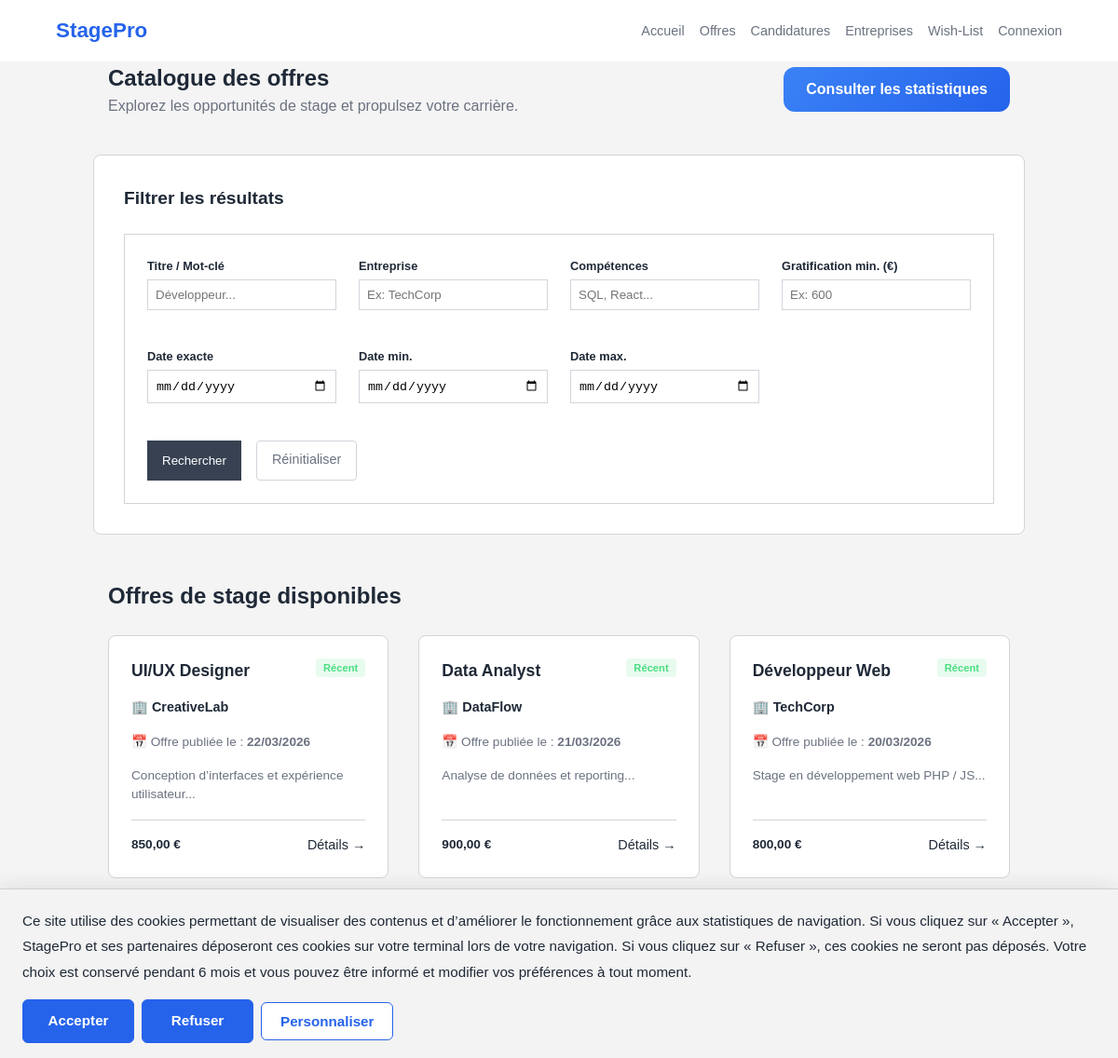
Screenshot of /index.php?page=offres with the database file from the repository.
### tables this page shows
CREATE TABLE `offres` (
  `id` int(11) NOT NULL,
  `entreprise_id` int(11) NOT NULL,
  `titre` varchar(150) NOT NULL,
  `description` text NOT NULL,
  `competences` text DEFAULT NULL,
  `localite` varchar(255) DEFAULT NULL,
  `duree` varchar(100) DEFAULT NULL,
  `nb_places` int(11) DEFAULT 1,
  `remuneration` decimal(10,2) DEFAULT NULL,
  `date_offre` date NOT NULL,
  `created_at` timestamp NOT NULL DEFAULT current_timestamp()
);

CREATE TABLE `entreprises` (
  `id` int(11) NOT NULL,
  `nom` varchar(150) NOT NULL,
  `description` text DEFAULT NULL,
  `email_contact` varchar(150) DEFAULT NULL,
  `telephone_contact` varchar(30) DEFAULT NULL,
  `created_at` timestamp NOT NULL DEFAULT current_timestamp()
);

### app/Controllers/OffreController.php (called while the page is built, shortened)
<?php
require_once __DIR__ . '/../Models/Offre.php';
class OffreController {
    private $model;
    public function __construct() {
        $this->model = new Offre();
    }
    public function index() {
        $filters = [
            'titre'        => trim($_GET['titre'] ?? ''),
            'entreprise'   => trim($_GET['entreprise'] ?? ''),
            'competences'  => trim($_GET['competences'] ?? ''),
            'remuneration' => trim($_GET['remuneration'] ?? ''),
            'date_offre'   => trim($_GET['date_offre'] ?? ''),
            'date_debut'   => trim($_GET['date_debut'] ?? ''),
            'date_fin'     => trim($_GET['date_fin'] ?? '')
        ];
        $hasFilters = !empty(array_filter($filters, fn($value) => $value !== ''));
        $offres = $hasFilters ? $this->model->search($filters) : $this->model->findAll();
        include __DIR__ . '/../Views/layout/header.php';
        include __DIR__ . '/../Views/offres/liste.php';
        include __DIR__ . '/../Views/layout/footer.php';
    }
}

### config/Database.php (called while the page is built)
<?php
class Database {
    private static $instance = null;
    public static function getConnection() {
        if (self::$instance === null) {
            try {
                self::$instance = new PDO(
                    "mysql:host=localhost;dbname=stagepro;charset=utf8",
                    "root",
                    ""
                );
                self::$instance->setAttribute(PDO::ATTR_ERRMODE, PDO::ERRMODE_EXCEPTION);
                self::$instance->setAttribute(PDO::ATTR_DEFAULT_FETCH_MODE, PDO::FETCH_ASSOC);
            } catch (PDOException $e) {
                die("Erreur de connexion : " . $e->getMessage());
            }
        }
        return self::$instance;
    }
}

### app/Models/Offre.php (called while the page is built, shortened)
<?php
require_once __DIR__ . '/../../config/Database.php';
class Offre {
    private PDO $pdo;
    public function __construct() {
        $this->pdo = Database::getConnection();
    }
    public function findAll(): array {
        $sql = "SELECT o.*, e.nom AS entreprise_nom
                FROM offres o
                LEFT JOIN entreprises e ON o.entreprise_id = e.id
                ORDER BY o.date_offre DESC, o.id DESC";
        $stmt = $this->pdo->query($sql);
        return $stmt->fetchAll(PDO::FETCH_ASSOC);
    }
}

### app/Views/offres/liste.php (the view, shortened to what this page needs)
<section>
  <div style="display: flex; justify-content: space-between; align-items: center;">
    <div>
      <h1>Catalogue des offres</h1>
      <p style="color: var(--text-muted);">Explorez les opportunités de stage et propulsez votre carrière.</p>
    </div>
    <div style="display: flex; gap: 1rem;">
        <a href="index.php?page=offres-stats" class="btn-cta">Consulter les statistiques</a>
    </div>
  </div>
</section>
<section style="margin-top: 2rem; background: var(--surface); padding: 2rem; border-radius: 8px; border: 1px solid var(--border);">
  <h2 style="margin-bottom: 1.5rem; font-size: 1.2rem; color: var(--accent-blue);">Filtrer les résultats</h2>
  <form action="index.php" method="get">
    <div style="display: grid; grid-template-columns: repeat(auto-fit, minmax(180px, 1fr)); gap: 1.5rem;">
      <div class="form-group">
        <label for="titre">Titre / Mot-clé</label>
        <input type="search" id="titre" name="titre" placeholder="Développeur..." value="<?= htmlspecialchars($_GET['titre'] ?? '') ?>">
      </div>
      <div class="form-group">
        <label for="entreprise">Entreprise</label>
        <input type="text" id="entreprise" name="entreprise" placeholder="Ex: TechCorp" value="<?= htmlspecialchars($_GET['entreprise'] ?? '') ?>">
      </div>
      <div class="form-group">
        <label for="competences">Compétences</label>
        <input type="text" id="competences" name="competences" placeholder="SQL, React..." value="<?= htmlspecialchars($_GET['competences'] ?? '') ?>">
      </div>
      <div class="form-group">
        <label for="remuneration">Gratification min. (€)</label>
        <input type="number" id="remuneration" name="remuneration" min="0" placeholder="Ex: 600" value="<?= htmlspecialchars($_GET['remuneration'] ?? '') ?>">
      </div>
      <div class="form-group">
        <label for="date_offre">Date exacte</label>
        <input type="date" id="date_offre" name="date_offre" value="<?= htmlspecialchars($_GET['date_offre'] ?? '') ?>">
      </div>
      <div class="form-group">
        <label for="date_debut">Date min.</label>
        <input type="date" id="date_debut" name="date_debut" value="<?= htmlspecialchars($_GET['date_debut'] ?? '') ?>">
      </div>
      <div class="form-group">
        <label for="date_fin">Date max.</label>
        <input type="date" id="date_fin" name="date_fin" value="<?= htmlspecialchars($_GET['date_fin'] ?? '') ?>">
      </div>
    </div>
    <div style="margin-top: 1.5rem; display: flex; gap: 1rem;">
      <button type="submit">Rechercher</button>
      <a href="index.php?page=offres" style="text-decoration: none; padding: 0.6rem 1rem; border: 1px solid var(--border); color: var(--text-muted); border-radius: 4px; font-size: 0.9rem;">Réinitialiser</a>
    </div>
  </form>
</section>
<section style="margin-top: 3rem; margin-bottom: 5rem;">
  <h2>Offres de stage disponibles</h2>
  <div style="display: grid; grid-template-columns: repeat(auto-fill, minmax(300px, 1fr)); gap: 2rem; margin-top: 1.5rem;">
    <?php if (!empty($offres)): ?>
      <?php foreach ($offres as $offre): ?>
        <article style="background: var(--surface); border: 1px solid var(--border); padding: 1.5rem; border-radius: 8px; display: flex; flex-direction: column; gap: 1rem; transition: transform 0.2s; position: relative;">
            <div style="display: flex; justify-content: space-between; align-items: flex-start; gap: 1rem;">
                <h3 style="font-size: 1.1rem; color: var(--accent-purple); margin: 0;"><?= htmlspecialchars($offre['titre']) ?></h3>
                <?php if (strtotime($offre['created_at'] ?? '') > strtotime('-3 days')): ?>
                    <span style="font-size: 0.7rem; background: #4ade8020; color: #4ade80; padding: 2px 8px; border-radius: 4px; font-weight: bold;">Récent</span>
                <?php endif; ?>
            </div>
            <p style="font-weight: 600; font-size: 0.9rem; margin: 0;">🏢 <?= htmlspecialchars($offre['entreprise_nom'] ?? 'Entreprise inconnue') ?></p>
            <p style="font-size: 0.85rem; color: var(--text-muted); margin: 0;">
              📅 Offre publiée le :
              <strong>
                <?= !empty($offre['date_offre']) ? date('d/m/Y', strtotime($offre['date_offre'])) : 'Non renseignée' ?>
              </strong>
            </p>
            <p style="font-size: 0.85rem; color: var(--text-muted); flex-grow: 1; line-height: 1.5;">
                <?= substr(htmlspecialchars($offre['description']), 0, 120) ?>...
            </p>
            <div style="border-top: 1px solid var(--border); padding-top: 1rem; display: flex; justify-content: space-between; align-items: center;">
                <span style="font-size: 0.85rem; color: var(--accent-blue); font-weight: bold;">
                    <?= !empty($offre['remuneration']) ? number_format((float)$offre['remuneration'], 2, ',', ' ') . ' €' : 'N/C' ?>
                </span>
                <div style="display: flex; gap: 12px; align-items: center;">
                    <a href="index.php?page=offre-detail&id=<?= $offre['id'] ?>" style="color: var(--accent-purple); font-size: 0.9rem; text-decoration: none; font-weight: 500;">Détails →</a>
                </div>
            </div>
        </article>
      <?php endforeach; ?>
    <?php else: ?>
      <p style="grid-column: 1 / -1; text-align: center; padding: 5rem; color: var(--text-muted); background: var(--surface); border-radius: 8px; border: 1px dashed var(--border);">
        Aucune offre ne correspond à vos critères.
      </p>
    <?php endif; ?>
  </div>
</section>

### public/index.php (shortened to what this page needs)
<?php
require_once '../config/Database.php';
require_once '../app/Controllers/OffreController.php';
$page = $_GET['page'] ?? 'home';
switch ($page) {
    case 'offres':
        (new OffreController())->index();
        break;
}

### app/Views/layout/header.php (shortened to what this page needs)
<?php
$cookieConsent = $_COOKIE['cookie_consent'] ?? null;
?>
<!DOCTYPE html>
<html lang="fr">
<head>
  <link rel="stylesheet" href="styles.css">
</head>
<body>
  <header>
    <h1><a href="index.php?page=home">StagePro</a></h1>
    <nav aria-label="Navigation principale">
      <ul>
          <li><a href="index.php?page=home">Accueil</a></li>
          <li><a href="index.php?page=offres">Offres</a></li>
          <li><a href="index.php?page=candidatures">Candidatures</a></li>
          <li><a href="index.php?page=entreprises">Entreprises</a></li>
          <li><a href="index.php?page=wishlist">Wish-List</a></li>
          <?php if (isset($_SESSION['user'])): ?>
              <li>
                  <strong><?= htmlspecialchars($_SESSION['user']['prenom']) ?> (<?= htmlspecialchars($_SESSION['user']['role']) ?>)</strong>
              </li>
              <li><a href="index.php?page=logout">Déconnexion</a></li>
          <?php else: ?>
              <li><a href="index.php?page=login">Connexion</a></li>
          <?php endif; ?>
      </ul>
    </nav>
  </header>
  <?php if ($cookieConsent === null): ?>
    <div id="cookie-banner" style="
      position: fixed;
      bottom: 0;
      left: 0;
      width: 100%;
      background: #f3f3f3;
      border-top: 1px solid #d0d0d0;
      padding: 20px 24px 16px 24px;
      z-index: 9999;
      box-sizing: border-box;
      box-shadow: 0 -4px 18px rgba(0, 0, 0, 0.08);
    ">
      <div style="max-width: 1200px; margin: 0 auto;">
        <p style="
          margin: 0 0 16px 0;
          font-size: 0.95rem;
          line-height: 1.8;
          color: #1f2937;
        ">
          Ce site utilise des cookies permettant de visualiser des contenus et d’améliorer le fonctionnement grâce aux statistiques de navigation.
          Si vous cliquez sur « Accepter », StagePro et ses partenaires déposeront ces cookies sur votre terminal lors de votre navigation.
          Si vous cliquez sur « Refuser », ces cookies ne seront pas déposés.
          Votre choix est conservé pendant 6 mois et vous pouvez être informé et modifier vos préférences à tout moment.
        </p>
        <div style="display: flex; gap: 8px; flex-wrap: wrap; align-items: center;">
          <a href="index.php?page=cookie-accept" style="
            display: inline-flex;
            align-items: center;
            justify-content: center;
            background: #2563eb;
            color: #ffffff !important;
            text-decoration: none !important;
            padding: 11px 20px;
            font-size: 0.95rem;
            font-weight: 600;
            border: 1px solid #2563eb;
            border-radius: 6px;
            min-width: 120px;
            box-sizing: border-box;
          ">
            Accepter
          </a>
          <a href="index.php?page=cookie-refuse" style="
            display: inline-flex;
            align-items: center;
            justify-content: center;
            background: #2563eb;
            color: #ffffff !important;
            text-decoration: none !important;
            padding: 11px 20px;
            font-size: 0.95rem;
            font-weight: 600;
            border: 1px solid #2563eb;
            border-radius: 6px;
            min-width: 120px;
            box-sizing: border-box;
          ">
            Refuser
          </a>
          <button type="button" onclick="toggleCookiesSettings()" style="
            display: inline-flex;
            align-items: center;
            justify-content: center;
            background: #ffffff;
            color: #2563eb;
            padding: 11px 20px;
            font-size: 0.95rem;
            font-weight: 600;
            border: 1px solid #2563eb;
            border-radius: 6px;
            cursor: pointer;
            min-width: 140px;
            box-sizing: border-box;
          ">
            Personnaliser
          </button>
        </div>
      </div>
    </div>
  <?php endif; ?>
  <main id="contenu">

### app/Views/layout/footer.php (shortened to what this page needs)
</main>
  <footer>
    <p>© 2026 – Projet CESI</p>
    <p><a href="index.php?page=mentions">Mentions légales</a>
    <a href="index.php?page=cookie-reset" style="font-size: 0.8rem;">
</a>
  </footer>
</body>
</html>

### public/styles.css (style rules this page uses)
:root { --bg-body: #f4f4f4; --surface: #ffffff; --accent: #2563eb; --text-main: #1f2937; --text-muted: #6b7280; --border: #d1d5db; --header-height: 0px; }
* { box-sizing: border-box; margin: 0; padding: 0; }
body { background-color: var(--bg-body); color: var(--text-main); font-family: sans-serif; line-height: 1.5; padding-bottom: 2rem; }
header { padding: 1rem 5%; display: flex; justify-content: space-between; align-items: center; background: #fff; position: sticky; top: 0; z-index: 1000; border-bottom: none; }
header h1 { font-size: 1.4rem; color: var(--accent); }
nav ul { display: flex; list-style: none; gap: 1rem; }
nav ul li a, nav ul li strong { text-decoration: none; font-size: 0.9rem; color: var(--text-muted); }
main { margin: 0; padding: 0; }
section { margin-bottom: 5rem; }
header h1 a { text-decoration: none; color: var(--accent); }
.btn-cta { background: linear-gradient(135deg, #3b82f6, #2563eb); color: white; padding: 12px 24px; font-size: 1rem; font-weight: 600; border-radius: 12px; text-decoration: none; display: inline-block; transition: all 0.2s ease; }
article { background: var(--surface); border: 1px solid var(--border); padding: 1rem; position: relative; min-height: 150px; background-size: cover; background-position: center; }
form { background: #fff; padding: 1.5rem; border: 1px solid var(--border); }
label { font-weight: bold; font-size: 0.8rem; display: block; margin-bottom: 0.3rem; }
input, select, textarea { width: 100%; border: 1px solid var(--border); padding: 0.5rem; margin-bottom: 1rem; }
button { background: #374151; color: #fff; border: none; padding: 0.6rem 1rem; cursor: pointer; }
footer { margin-top: 3rem; padding: 1rem; text-align: center; border-top: 1px solid var(--border); }
section:not(.hero):not(.entreprise-showcase):not(.espaces-section) { max-width: 1000px; margin: 0 auto 2.5rem auto; padding: 0 1rem; }

### rows the page displays
offres: titre "UI/UX Designer", shows "Récent", entreprise.nom "CreativeLab", date_offre "22/03/2026", description "Conception d’interfaces et expérience utilisateur", remuneration "850,00"
offres: titre "Data Analyst", shows "Récent", entreprise.nom "DataFlow", date_offre "21/03/2026", description "Analyse de données et reporting", remuneration "900,00"
offres: titre "Développeur Web", shows "Récent", entreprise.nom "TechCorp", date_offre "20/03/2026", description "Stage en développement web PHP / JS", remuneration "800,00"
